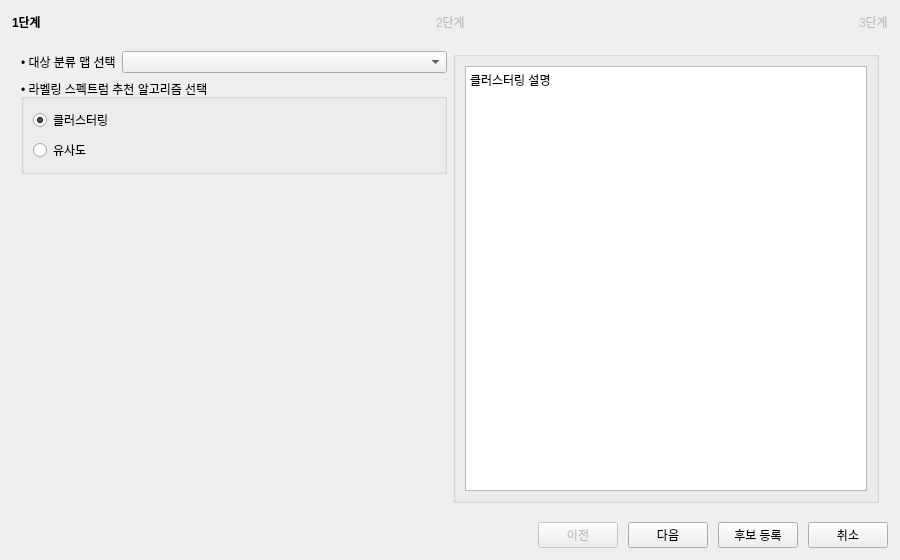
<?xml version="1.0" encoding="UTF-8"?>
<ui version="4.0">
 <class>RecommendationWizard</class>
 <widget class="QDialog" name="RecommendationWizard">
  <property name="geometry">
   <rect><x>0</x><y>0</y><width>900</width><height>560</height></rect>
  </property>
  <property name="minimumSize">
   <size><width>820</width><height>520</height></size>
  </property>
  <property name="windowTitle">
   <string>추천 픽셀 라벨링</string>
  </property>

  <layout class="QVBoxLayout" name="vl_root">
   <property name="spacing"><number>10</number></property>
   <property name="leftMargin"><number>12</number></property>
   <property name="topMargin"><number>12</number></property>
   <property name="rightMargin"><number>12</number></property>
   <property name="bottomMargin"><number>12</number></property>

   <!-- 헤더 단계 표시 -->
   <item>
    <layout class="QHBoxLayout" name="hl_header">
     <item>
      <widget class="QLabel" name="lblStep1">
       <property name="text"><string>&lt;b&gt;1단계&lt;/b&gt;</string></property>
      </widget>
     </item>
     <item><spacer name="sp_h1"><property name="orientation"><enum>Qt::Horizontal</enum></property><property name="sizeHint"><size><width>40</width><height>20</height></size></property></spacer></item>
     <item>
      <widget class="QLabel" name="lblStep2">
       <property name="text"><string>2단계</string></property>
       <property name="enabled"><bool>false</bool></property>
      </widget>
     </item>
     <item><spacer name="sp_h2"><property name="orientation"><enum>Qt::Horizontal</enum></property><property name="sizeHint"><size><width>40</width><height>20</height></size></property></spacer></item>
     <item>
      <widget class="QLabel" name="lblStep3">
       <property name="text"><string>3단계</string></property>
       <property name="enabled"><bool>false</bool></property>
      </widget>
     </item>
    </layout>
   </item>

   <!-- 본문: 단계 스택 -->
   <item>
    <widget class="QStackedWidget" name="stackedMain">
     <!-- STEP 1 -->
     <widget class="QWidget" name="page_step1">
      <layout class="QHBoxLayout" name="hl_step1" stretch="1,1">
       <item>
        <layout class="QVBoxLayout" name="vl_step1_left">
         <item>
          <layout class="QFormLayout" name="fl_map">
           <property name="labelAlignment"><set>Qt::AlignLeft|Qt::AlignVCenter</set></property>
           <item row="0" column="0">
            <widget class="QLabel" name="lblTargetMap">
             <property name="text"><string>• 대상 분류 맵 선택</string></property>
            </widget>
           </item>
           <item row="0" column="1">
            <layout class="QHBoxLayout" name="hl_map_combo">
             <item>
              <widget class="QComboBox" name="cboMap">
               <property name="sizePolicy">
                <sizepolicy hsizetype="Expanding" vsizetype="Fixed">
                 <horstretch>0</horstretch>
                 <verstretch>0</verstretch>
                </sizepolicy>
               </property>
              </widget>
             </item>
            </layout>
           </item>
          </layout>
         </item>

         <item>
          <widget class="QGroupBox" name="gbAlgo">
           <property name="title"><string>• 라벨링 스펙트럼 추천 알고리즘 선택</string></property>
           <layout class="QVBoxLayout" name="vl_algo">
            <item>
             <widget class="QRadioButton" name="rClustering">
              <property name="text"><string>클러스터링</string></property>
              <property name="checked"><bool>true</bool></property>
             </widget>
            </item>
            <item>
             <widget class="QRadioButton" name="rSimilarity">
              <property name="text"><string>유사도</string></property>
             </widget>
            </item>
           </layout>
          </widget>
         </item>
         <item><spacer name="sp_v1"><property name="orientation"><enum>Qt::Vertical</enum></property><property name="sizeHint"><size><width>20</width><height>40</height></size></property></spacer></item>
        </layout>
       </item>

       <item>
        <widget class="QGroupBox" name="gbAlgoDesc">
         <property name="title"><string/></property>
         <layout class="QVBoxLayout" name="vl_desc">
          <item>
           <widget class="QPlainTextEdit" name="txtAlgoDesc">
            <property name="readOnly"><bool>true</bool></property>
            <property name="plainText"><string>클러스터링 설명</string></property>
           </widget>
          </item>
         </layout>
        </widget>
       </item>
      </layout>
     </widget>

     <!-- STEP 2 -->
     <widget class="QWidget" name="page_step2">
      <layout class="QHBoxLayout" name="hl_step2" stretch="3,2">
       <!-- 좌: 클래스 선택 -->
       <item>
        <widget class="QGroupBox" name="gbClasses">
         <property name="title"><string>• 클래스 선택</string></property>
         <layout class="QVBoxLayout" name="vl_classes">
          <item>
           <widget class="QTableWidget" name="tableClasses">
            <property name="alternatingRowColors"><bool>true</bool></property>
            <property name="selectionBehavior"><enum>QAbstractItemView::SelectRows</enum></property>
            <property name="selectionMode"><enum>QAbstractItemView::SingleSelection</enum></property>
            <property name="editTriggers"><set>QAbstractItemView::NoEditTriggers</set></property>
            <column><property name="text"><string>#</string></property></column>
            <column><property name="text"><string>■</string></property></column>
            <column><property name="text"><string>Class</string></property></column>
            <column><property name="text"><string>Name</string></property></column>
            <column><property name="text"><string>Count</string></property></column>
           </widget>
          </item>
         </layout>
        </widget>
       </item>

       <!-- 우: 파라미터 -->
       <item>
        <widget class="QGroupBox" name="gbParams">
         <property name="title"><string>• 알고리즘 파라미터 입력</string></property>
         <layout class="QFormLayout" name="fl_params">
          <item row="0" column="0">
           <widget class="QLabel" name="lblInner">
            <property name="text"><string>내반경</string></property>
           </widget>
          </item>
          <item row="0" column="1">
           <widget class="QLineEdit" name="txtInner">
            <property name="text"><string>0.002</string></property>
           </widget>
          </item>
          <item row="1" column="0">
           <widget class="QLabel" name="lblOuter">
            <property name="text"><string>외반경</string></property>
           </widget>
          </item>
          <item row="1" column="1">
           <widget class="QLineEdit" name="txtOuter">
            <property name="text"><string>0.005</string></property>
           </widget>
          </item>
          <item row="2" column="0">
           <spacer name="sp_params_v">
            <property name="orientation"><enum>Qt::Vertical</enum></property>
            <property name="sizeHint"><size><width>20</width><height>200</height></size></property>
           </spacer>
          </item>
         </layout>
        </widget>
       </item>
      </layout>
     </widget>

     <!-- STEP 3 -->
     <widget class="QWidget" name="page_step3">
      <layout class="QHBoxLayout" name="hl_step3" stretch="3,4">
       <!-- 좌: 그래프 영역 -->
       <item>
        <widget class="QGroupBox" name="gbPlot">
         <property name="title"><string>• 장된 라벨링 데이터와의 비교 스펙트럼</string></property>
         <layout class="QVBoxLayout" name="vl_plot">
          <item>
           <widget class="QWidget" name="plotArea">
            <property name="minimumSize"><size><width>280</width><height>220</height></size></property>
           </widget>
          </item>
         </layout>
        </widget>
       </item>

       <!-- 우: 추천 목록 -->
       <item>
        <widget class="QGroupBox" name="gbRec">
         <property name="title"><string>• 추천 스펙트럼 목록</string></property>
         <layout class="QVBoxLayout" name="vl_rec">
          <item>
           <widget class="QTableWidget" name="tableRec">
            <property name="alternatingRowColors"><bool>true</bool></property>
            <property name="selectionBehavior"><enum>QAbstractItemView::SelectRows</enum></property>
            <property name="selectionMode"><enum>QAbstractItemView::SingleSelection</enum></property>
            <column><property name="text"><string>#</string></property></column>
            <column><property name="text"><string>Locate</string></property></column>
            <column><property name="text"><string>Class</string></property></column>
            <column><property name="text"><string>metric</string></property></column>
            <column><property name="text"><string>value</string></property></column>
           </widget>
          </item>
         </layout>
        </widget>
       </item>
      </layout>
     </widget>
    </widget>
   </item>

   <!-- 풋터 버튼 -->
   <item>
    <layout class="QHBoxLayout" name="hl_footer">
     <item><spacer name="sp_footer"><property name="orientation"><enum>Qt::Horizontal</enum></property><property name="sizeHint"><size><width>40</width><height>20</height></size></property></spacer></item>
     <item>
      <widget class="QPushButton" name="btnPrev">
       <property name="text"><string>이전</string></property>
       <property name="enabled"><bool>false</bool></property>
      </widget>
     </item>
     <item>
      <widget class="QPushButton" name="btnNext">
       <property name="text"><string>다음</string></property>
      </widget>
     </item>
     <item>
      <widget class="QPushButton" name="btnRegister">
       <property name="text"><string>후보 등록</string></property>
       <property name="visible"><bool>false</bool></property>
      </widget>
     </item>
     <item>
      <widget class="QPushButton" name="btnCancel">
       <property name="text"><string>취소</string></property>
      </widget>
     </item>
    </layout>
   </item>
  </layout>
 </widget>
 <resources/>
 <connections/>
</ui>
